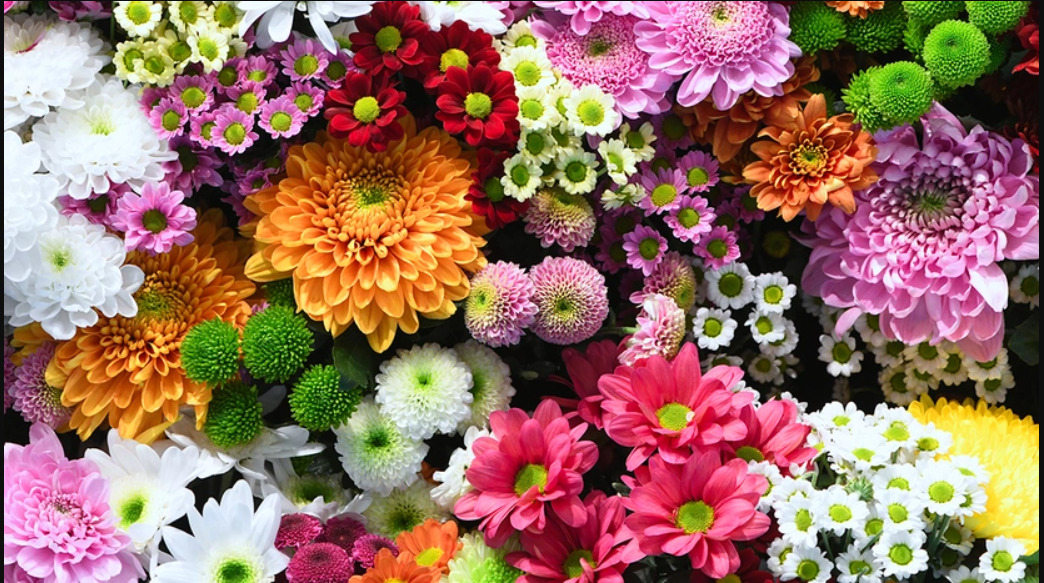
#> input picture ex4/image.jpg, 1044 x 583 px
$ python ex4.py
#> lines starting #> are read from the running program, lines starting #| are printed output that depends on the picture
import cv2
import numpy as np
import matplotlib.pyplot as plt

def smooth_image(image):
    """Apply Gaussian Blur for smoothing."""
    return cv2.GaussianBlur(image, (5, 5), 0)

def sharpen_image(image):
    """Apply a sharpening filter."""
    kernel = np.array([[0, -1, 0],
                       [-1, 5, -1],
                       [0, -1, 0]])
    return cv2.filter2D(image, -1, kernel)

# Load image
image = cv2.imread("image.jpg", cv2.IMREAD_GRAYSCALE)
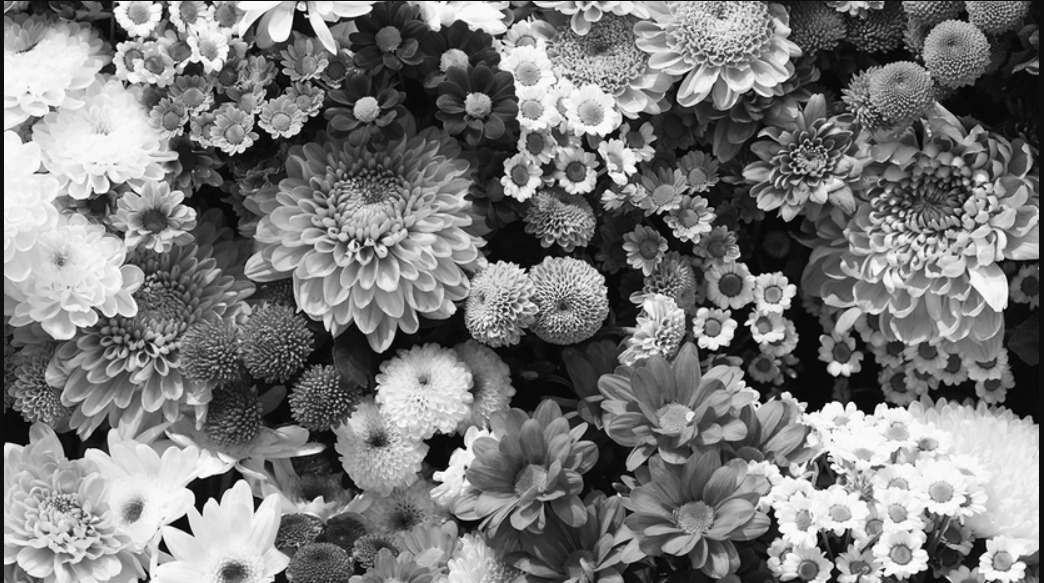
#> image: shape (583, 1044); min 0, max 255, mean 122.6

if image is None:
    print("Error: Image not loaded. Check file path.")
    exit()

# Apply smoothing and sharpening
smoothed = smooth_image(image)
sharpened = sharpen_image(image)
#> in sharpen_image, `return cv2.filter2D(image, -1, kernel)`:
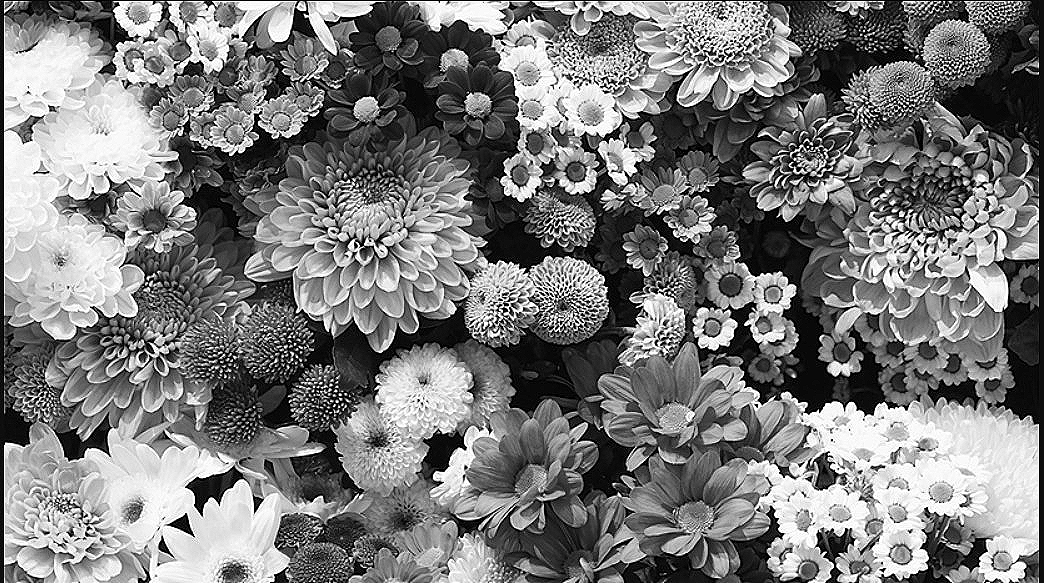
#> returned value: shape (583, 1044); min 0, max 255, mean 122.8

# Display results
titles = ["Original", "Smoothed", "Sharpened"]
images = [image, smoothed, sharpened]

plt.figure(figsize=(10, 5))
for i in range(3):
    plt.subplot(1, 3, i+1)
    plt.imshow(images[i], cmap="gray")
    plt.title(titles[i])
    plt.axis("off")

plt.show()
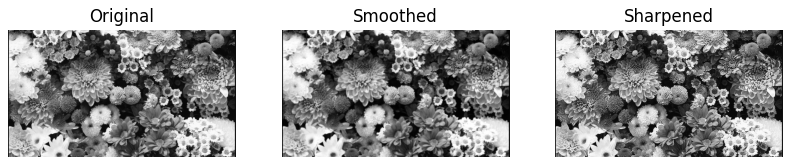
#> figure drawn by matplotlib, 3 panels
